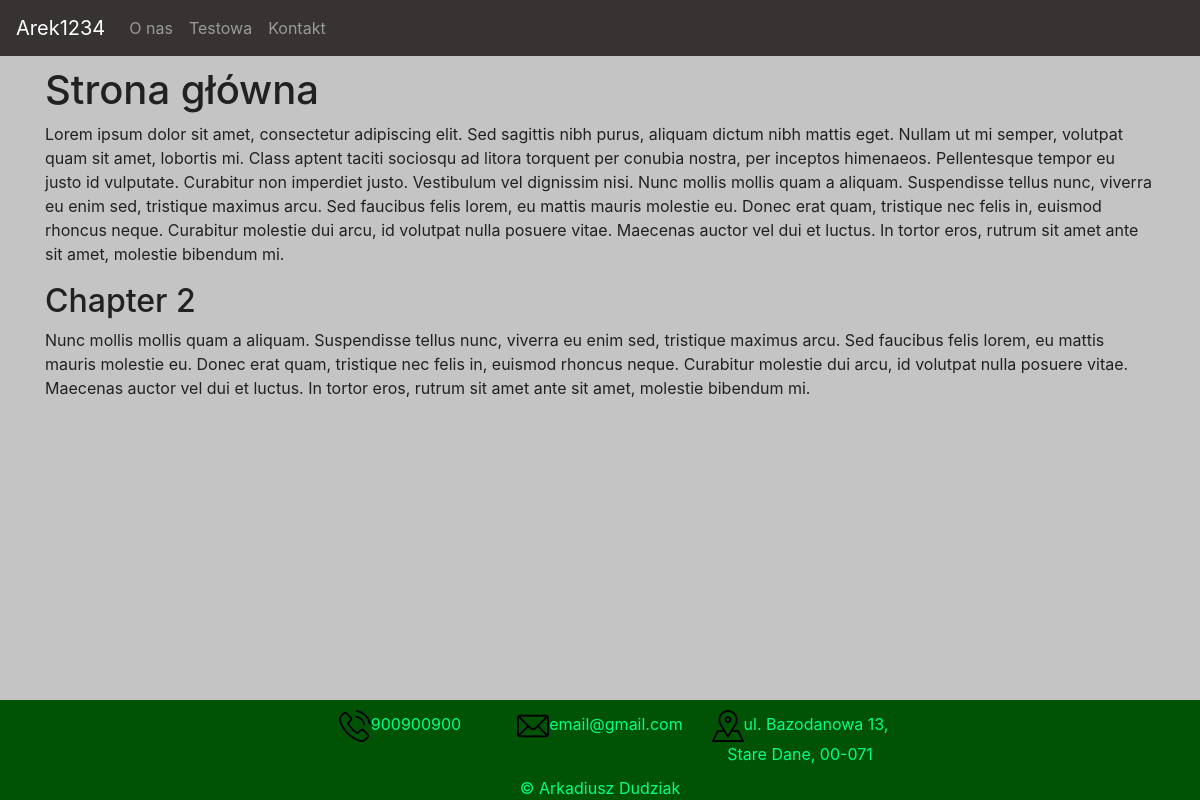
The page / on the database its author committed.
### tables this page shows
CREATE TABLE `contact_info` (
  `id` int(1) NOT NULL,
  `phone` varchar(20) NOT NULL,
  `mail` varchar(100) NOT NULL,
  `address` varchar(500) NOT NULL,
  `brand` varchar(60) NOT NULL
);

CREATE TABLE `pages` (
  `id` int(255) NOT NULL,
  `name` varchar(255) NOT NULL,
  `navigation` tinyint(1) NOT NULL DEFAULT '1',
  `title` varchar(255) NOT NULL,
  `description` varchar(500) NOT NULL,
  `inner_HTML` mediumtext NOT NULL,
  `url` varchar(255) NOT NULL,
  `robots` varchar(20) NOT NULL,
  `position` int(2) NOT NULL
);

### get-layout.php (called while the page is built)
<?php
    $query = "SELECT * FROM layout";
    $result = $conn->query($query);
    $colors = $result->fetch_assoc();
?>

### index.php (the view, shortened to what this page needs)
<?php
	require_once('db-config.php');
	if(isset($_GET['page']))
	{
		$page_name = $_GET['page'];
		$query = 'SELECT * FROM pages WHERE url="'.$page_name.'" LIMIT 1';
	} else {
		$query = "SELECT * FROM pages WHERE id=1 LIMIT 1";
	}
	$row = $conn->query($query)->fetch_assoc();
?>
<!doctype html>
<html lang="pl">
<head>
  <link href="style.css" rel="stylesheet"/>
	<link href=".\bootstrap-4.3.1-dist\css\bootstrap.css" rel="stylesheet"/>
</head>
<?php require('get-layout.php');?>
<body style="background-color: <?php echo $colors['bgColor'];?>;">
	<?php
		require_once('./modules/navbar.php');
	?>
	<div class="container landing-page-container" style="color: <?php echo $colors['fontColor'];?>;">
		<?php
			echo $row['inner_HTML'];
		?>
  </div>
<?php require_once('./modules/footer.php');?>
</body>
</html>

### modules/navbar.php (shortened to what this page needs)
<?php if (session_status() === PHP_SESSION_NONE) { session_start(); }
require_once("db-config.php");
require_once('get-layout.php');
$query1 = "SELECT * FROM contact_info WHERE id = 1";
$result1 = $conn->query($query1);
$row1 = $result1->fetch_assoc();
?>
<nav class="navbar navbar-expand-lg navbar-dark" style="background-color: <?php echo $colors['mainColor'];?>">
			<a class="navbar-brand" href="/"><?php echo $row1['brand'];?></a>
			<div class="collapse navbar-collapse" id="navbar">
				<ul class="navbar-nav mr-auto">
					<?php
						$nquery = "SELECT id, name, url FROM pages WHERE navigation=1 ORDER BY position";
						$nresult = $conn->query($nquery);
						if ($nresult->num_rows > 0) {
							while($nrow = $nresult->fetch_assoc()) {
								if($nrow['id'] != 1) {
					?>
								<li class="nav-item">
									<a class="nav-link" href="./index?page=<?php echo $nrow['url'];?>"><?php echo $nrow['name'];?></a>
								</li>
					<?php
								}
							}
						}
					?>
				</ul>
			</div>
</nav>

### modules/footer.php
<?php
	require_once("./db-config.php");
	$query = "SELECT phone, mail, address FROM contact_info WHERE id=1";
	$result = $conn->query($query);
	$phone = "";
	$mail = "";
	if ($result->num_rows > 0) {
	  while($row = $result->fetch_assoc()) {
		  $phone = $row["phone"];
		  $mail = $row["mail"];
		  $address = $row['address'];
	  }
	}
?>
<footer class="page-footer footer" style="background-color: <?php echo $colors['footerBgColor']?>; color: <?php echo $colors['footerColor'];?>">
	<div class="contact-info">
		<div>
			<img src="./images/phone.png" alt="phone"/><?php echo $phone;?>
		</div>
		<div>
			<img src="./images/mail.png" alt="mail"/><?php echo $mail;?>
		</div>
		<div>
			<img src="./images/place.png" alt="place"/><?php echo $address;?>
		</div>
	</div>
	<div>
		&copy; Arkadiusz Dudziak
	</div>
</footer>

### style.css (style rules this page uses)
* { padding: 0; margin: 0; }
html { position: relative; min-height: 100%; font-family: 'Open Sans', sans-serif; }
.footer { padding-top: 10px; position: absolute; bottom: 0; text-align: center; width: 100%; box-sizing: border-box; }
.contact-info { display: grid; padding-bottom: 10px; grid-template-columns: 200px 200px 200px; justify-content: center; }
.landing-page-container { margin-bottom: 190px; margin-top: 10px; }

### rows shown on the page
contact_info: brand "Arek1234", phone "900900900", mail "email@gmail.com", address "ul. Bazodanowa 13, Stare Dane, 00-071"
pages: name "O nas"
pages: name "Testowa"
pages: name "Kontakt"
pages: inner_HTML "Strona główna Lorem ipsum dolor sit amet, consectetur adipiscing elit. Sed sagittis nibh purus, aliquam dictum nibh mattis eget. Nullam ut mi semper, volutpat quam sit amet, lobortis mi. Class aptent taciti sociosqu ad litora torquent per conubia nostra, per inceptos himenaeos. Pellentesque tempor eu justo id vulputate. Curabitur non imperdiet justo. Vestibulum vel dignissim nisi. Nunc mollis mollis quam a aliquam. Suspendisse tellus nunc, viverra eu enim sed, tristique maximus arcu. Sed faucibus felis lorem, eu mattis mauris molestie eu. Donec erat quam, tristique nec felis in, euismod rhoncus neque. Curabitur molestie dui arcu, id volutpat nulla posuere vitae. Maecenas auctor vel dui et…"
